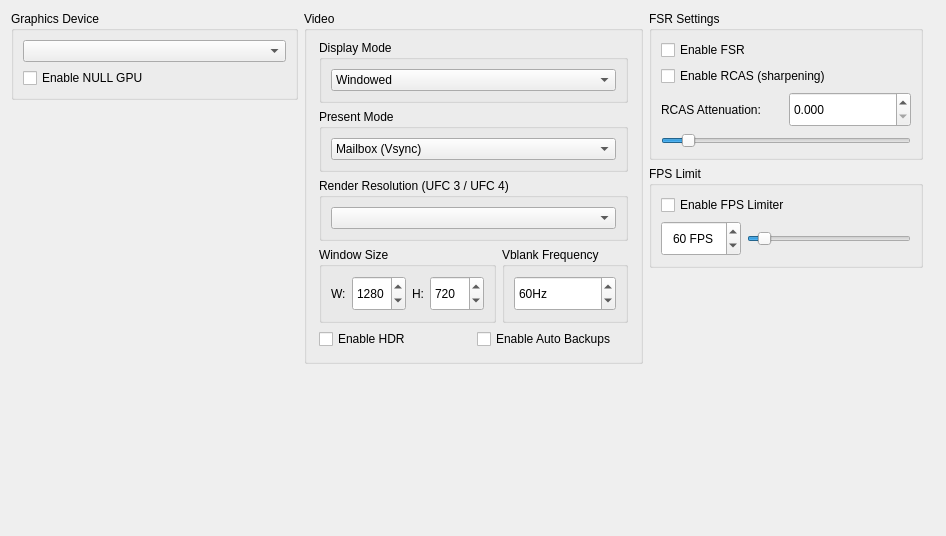
						<widget class="QWidget" name="graphicsTabLayout">
							<property name="geometry">
								<rect>
									<x>0</x>
									<y>0</y>
									<width>946</width>
									<height>536</height>
								</rect>
							</property>
							<layout class="QVBoxLayout" name="graphicsTabVLayout" stretch="0,0">
								<item>
									<layout class="QHBoxLayout" name="graphicsTabHLayout" stretch="1,1,1">
										<item>
											<layout class="QVBoxLayout" name="graphicsTabLayoutLeft">
												<item>
													<widget class="QGroupBox" name="graphicsAdapterGroupBox">
														<property name="title">
															<string>Graphics Device</string>
														</property>
														<layout class="QVBoxLayout" name="graphicsAdapterLayout">
															<property name="leftMargin">
																<number>9</number>
															</property>
															<property name="topMargin">
																<number>9</number>
															</property>
															<property name="rightMargin">
																<number>9</number>
															</property>
															<property name="bottomMargin">
																<number>9</number>
															</property>
															<item>
																<widget class="QComboBox" name="graphicsAdapterBox"/>
															</item>
															<item>
																<widget class="QCheckBox" name="nullGpuCheckBox">
																	<property name="text">
																		<string>Enable NULL GPU</string>
																	</property>
																</widget>
															</item>
														</layout>
													</widget>
												</item>
												<item>
													<widget class="QWidget" name="widgetgraphicsBottom" native="true">
														<layout class="QHBoxLayout" name="widgetgraphicsBottomHLayout">
															<property name="leftMargin">
																<number>0</number>
															</property>
															<property name="topMargin">
																<number>0</number>
															</property>
															<property name="rightMargin">
																<number>0</number>
															</property>
															<property name="bottomMargin">
																<number>0</number>
															</property>
															<item>
																<spacer name="verticalSpacer_2">
																	<property name="orientation">
																		<enum>Qt::Orientation::Vertical</enum>
																	</property>
																	<property name="sizeHint" stdset="0">
																		<size>
																			<width>20</width>
																			<height>40</height>
																		</size>
																	</property>
																</spacer>
															</item>
														</layout>
													</widget>
												</item>
											</layout>
										</item>
										<item>
											<layout class="QVBoxLayout" name="graphicsTabLayoutMiddle">
												<item>
													<widget class="QGroupBox" name="displayOptionsGroupBox">
														<property name="title">
															<string>Video</string>
														</property>
														<layout class="QVBoxLayout" name="layoutResolution">
															<property name="spacing">
																<number>6</number>
															</property>
															<property name="leftMargin">
																<number>12</number>
															</property>
															<property name="topMargin">
																<number>9</number>
															</property>
															<property name="rightMargin">
																<number>12</number>
															</property>
															<property name="bottomMargin">
																<number>12</number>
															</property>
															<item>
																<widget class="QGroupBox" name="displayModeGroupBox">
																	<property name="title">
																		<string>Display Mode</string>
																	</property>
																	<layout class="QVBoxLayout" name="displayModeLayout">
																		<property name="leftMargin">
																			<number>9</number>
																		</property>
																		<property name="topMargin">
																			<number>9</number>
																		</property>
																		<property name="rightMargin">
																			<number>9</number>
																		</property>
																		<property name="bottomMargin">
																			<number>9</number>
																		</property>
																		<item>
																			<widget class="QComboBox" name="displayModeComboBox">
																				<property name="sizePolicy">
																					<sizepolicy hsizetype="Expanding" vsizetype="Fixed">
																						<horstretch>0</horstretch>
																						<verstretch>0</verstretch>
																					</sizepolicy>
																				</property>
																				<item>
																					<property name="text">
																						<string>Windowed</string>
																					</property>
																				</item>
																				<item>
																					<property name="text">
																						<string>Fullscreen</string>
																					</property>
																				</item>
																				<item>
																					<property name="text">
																						<string>Fullscreen (Borderless)</string>
																					</property>
																				</item>
																			</widget>
																		</item>
																	</layout>
																</widget>
															</item>
															<item>
																<widget class="QGroupBox" name="presentModeGroupBox">
																	<property name="title">
																		<string>Present Mode</string>
																	</property>
																	<layout class="QVBoxLayout" name="presentModeLayout">
																		<property name="leftMargin">
																			<number>9</number>
																		</property>
																		<property name="topMargin">
																			<number>9</number>
																		</property>
																		<property name="rightMargin">
																			<number>9</number>
																		</property>
																		<property name="bottomMargin">
																			<number>9</number>
																		</property>
																		<item>
																			<widget class="QComboBox" name="presentModeComboBox">
																				<property name="sizePolicy">
																					<sizepolicy hsizetype="Expanding" vsizetype="Fixed">
																						<horstretch>0</horstretch>
																						<verstretch>0</verstretch>
																					</sizepolicy>
																				</property>
																				<item>
																					<property name="text">
																						<string>Mailbox (Vsync)</string>
																					</property>
																				</item>
																				<item>
																					<property name="text">
																						<string>Fifo (Vsync)</string>
																					</property>
																				</item>
																				<item>
																					<property name="text">
																						<string>Immediate (No Vsync)</string>
																					</property>
																				</item>
																			</widget>
																		</item>
																	</layout>
																</widget>
															</item>
															<item>
																<widget class="QGroupBox" name="renderResolutionGroupBox">
																	<property name="title">
																		<string>Render Resolution (UFC 3 / UFC 4)</string>
																	</property>
																	<layout class="QVBoxLayout" name="renderResolutionLayout">
																		<item>
																			<widget class="QComboBox" name="renderResolutionComboBox">
																				<property name="sizePolicy">
																					<sizepolicy hsizetype="Expanding" vsizetype="Fixed">
																						<horstretch>0</horstretch>
																						<verstretch>0</verstretch>
																					</sizepolicy>
																				</property>
																			</widget>
																		</item>
																	</layout>
																</widget>
															</item>
															<item>
																<layout class="QHBoxLayout" name="windowSizeLayout">
																	<item>
																		<widget class="QGroupBox" name="windowSizeGroupBox">
																			<property name="title">
																				<string>Window Size</string>
																			</property>
																			<layout class="QHBoxLayout" name="resLayout">
																				<property name="leftMargin">
																					<number>9</number>
																				</property>
																				<property name="topMargin">
																					<number>9</number>
																				</property>
																				<property name="rightMargin">
																					<number>9</number>
																				</property>
																				<property name="bottomMargin">
																					<number>9</number>
																				</property>
																				<item>
																					<widget class="QLabel" name="widthLabel">
																						<property name="text">
																							<string>W:</string>
																						</property>
																					</widget>
																				</item>
																				<item>
																					<widget class="QSpinBox" name="widthSpinBox">
																						<property name="minimumSize">
																							<size>
																								<width>0</width>
																								<height>35</height>
																							</size>
																						</property>
																						<property name="accelerated">
																							<bool>true</bool>
																						</property>
																						<property name="correctionMode">
																							<enum>QAbstractSpinBox::CorrectionMode::CorrectToNearestValue</enum>
																						</property>
																						<property name="keyboardTracking">
																							<bool>false</bool>
																						</property>
																						<property name="minimum">
																							<number>0</number>
																						</property>
																						<property name="maximum">
																							<number>9999</number>
																						</property>
																						<property name="value">
																							<number>1280</number>
																						</property>
																					</widget>
																				</item>
																				<item>
																					<widget class="QLabel" name="heightLabel">
																						<property name="text">
																							<string>H:</string>
																						</property>
																					</widget>
																				</item>
																				<item>
																					<widget class="QSpinBox" name="heightSpinBox">
																						<property name="minimumSize">
																							<size>
																								<width>0</width>
																								<height>35</height>
																							</size>
																						</property>
																						<property name="frame">
																							<bool>true</bool>
																						</property>
																						<property name="accelerated">
																							<bool>true</bool>
																						</property>
																						<property name="correctionMode">
																							<enum>QAbstractSpinBox::CorrectionMode::CorrectToNearestValue</enum>
																						</property>
																						<property name="keyboardTracking">
																							<bool>false</bool>
																						</property>
																						<property name="minimum">
																							<number>0</number>
																						</property>
																						<property name="maximum">
																							<number>9999</number>
																						</property>
																						<property name="value">
																							<number>720</number>
																						</property>
																					</widget>
																				</item>
																			</layout>
																		</widget>
																	</item>
																	<item>
																		<widget class="QGroupBox" name="heightDivider">
																			<property name="title">
																				<string>Vblank Frequency</string>
																			</property>
																			<layout class="QVBoxLayout" name="vblankLayout">
																				<property name="leftMargin">
																					<number>9</number>
																				</property>
																				<property name="topMargin">
																					<number>9</number>
																				</property>
																				<property name="rightMargin">
																					<number>9</number>
																				</property>
																				<property name="bottomMargin">
																					<number>9</number>
																				</property>
																				<item>
																					<widget class="QSpinBox" name="vblankSpinBox">
																						<property name="minimumSize">
																							<size>
																								<width>0</width>
																								<height>35</height>
																							</size>
																						</property>
																						<property name="frame">
																							<bool>true</bool>
																						</property>
																						<property name="alignment">
																							<set>Qt::AlignmentFlag::AlignLeading|Qt::AlignmentFlag::AlignLeft|Qt::AlignmentFlag::AlignVCenter</set>
																						</property>
																						<property name="specialValueText">
																							<string/>
																						</property>
																						<property name="accelerated">
																							<bool>true</bool>
																						</property>
																						<property name="correctionMode">
																							<enum>QAbstractSpinBox::CorrectionMode::CorrectToNearestValue</enum>
																						</property>
																						<property name="keyboardTracking">
																							<bool>false</bool>
																						</property>
																						<property name="suffix">
																							<string>Hz</string>
																						</property>
																						<property name="minimum">
																							<number>1</number>
																						</property>
																						<property name="maximum">
																							<number>9999</number>
																						</property>
																						<property name="value">
																							<number>60</number>
																						</property>
																					</widget>
																				</item>
																			</layout>
																		</widget>
																	</item>
																</layout>
															</item>
															<item>
																<layout class="QHBoxLayout">
																	<item>
																		<widget class="QCheckBox" name="enableHDRCheckBox">
																			<property name="text">
																				<string>Enable HDR</string>
																			</property>
																		</widget>
																	</item>
																	<item>
																		<widget class="QCheckBox" name="enableAutoBackupCheckBox">
																			<property name="text">
																				<string>Enable Auto Backups</string>
																			</property>
																		</widget>
																	</item>
																</layout>
															</item>
														</layout>
													</widget>
												</item>

											</layout>
										</item>
										<item>
											<layout class="QVBoxLayout" name="graphicsTabLayoutRight">
												<property name="rightMargin">
													<number>12</number>
												</property>
												<property name="bottomMargin">
													<number>12</number>
												</property>
												<item>
													<widget class="QGroupBox" name="FSRGroupBox">
														<property name="title">
															<string>FSR Settings</string>
														</property>
														<layout class="QVBoxLayout" name="verticalLayout_5">
															<property name="leftMargin">
																<number>9</number>
															</property>
															<property name="topMargin">
																<number>9</number>
															</property>
															<property name="rightMargin">
																<number>9</number>
															</property>
															<property name="bottomMargin">
																<number>9</number>
															</property>
															<item>
																<widget class="QCheckBox" name="FSRCheckBox">
																	<property name="text">
																		<string>Enable FSR</string>
																	</property>
																</widget>
															</item>
															<item>
																<widget class="QCheckBox" name="RCASCheckBox">
																	<property name="text">
																		<string>Enable RCAS (sharpening)</string>
																	</property>
																</widget>
															</item>
															<item>
																<layout class="QHBoxLayout" name="horizontalLayout_10">
																	<item>
																		<widget class="QLabel" name="RCASAtenLabel">
																			<property name="font">
																				<font>
																					<pointsize>9</pointsize>
																					<bold>false</bold>
																				</font>
																			</property>
																			<property name="text">
																				<string>RCAS Attenuation:</string>
																			</property>
																		</widget>
																	</item>
																	<item>
																		<widget class="QDoubleSpinBox" name="RCASSpinBox">
																			<property name="minimumSize">
																				<size>
																					<width>0</width>
																					<height>35</height>
																				</size>
																			</property>
																			<property name="minimum">
																				<double>0.000</double>
																			</property>
																			<property name="maximum">
																				<double>3.000</double>
																			</property>
																			<property name="singleStep">
																				<double>0.001</double>
																			</property>
																			<property name="decimals">
																				<number>3</number>
																			</property>
																		</widget>
																	</item>
																</layout>
															</item>
															<item>
																<widget class="QSlider" name="RCASSlider">
																	<property name="maximum">
																		<number>3000</number>
																	</property>
																	<property name="value">
																		<number>250</number>
																	</property>
																	<property name="orientation">
																		<enum>Qt::Orientation::Horizontal</enum>
																	</property>
																</widget>
															</item>
														</layout>
													</widget>
												</item>
												<item>
													<widget class="QGroupBox" name="fpsLimitGroupBox">
														<property name="title">
															<string>FPS Limit</string>
														</property>
														<layout class="QVBoxLayout" name="verticalLayout_8">
															<property name="leftMargin">
																<number>9</number>
															</property>
															<property name="topMargin">
																<number>9</number>
															</property>
															<property name="rightMargin">
																<number>9</number>
															</property>
															<property name="bottomMargin">
																<number>9</number>
															</property>
															<item>
																<widget class="QCheckBox" name="fpsLimiterCheckBox">
																	<property name="text">
																		<string>Enable FPS Limiter</string>
																	</property>
																</widget>
															</item>

															<item>
																<layout class="QHBoxLayout" name="horizontalLayout_8">
																	<item>
																		<widget class="QSpinBox" name="fpsSpinBox">
																			<property name="minimumSize">
																				<size>
																					<width>80</width>
																					<height>35</height>
																				</size>
																			</property>
																			<property name="minimum">
																				<number>30</number>
																			</property>
																			<property name="maximum">
																				<number>500</number>
																			</property>
																			<property name="value">
																				<number>60</number>
																			</property>
																			<property name="singleStep">
																				<number>1</number>
																			</property>
																			<property name="suffix">
																				<string> FPS</string>
																			</property>
																			<property name="alignment">
																				<set>Qt::AlignCenter</set>
																			</property>
																		</widget>
																	</item>
																	<item>
																		<widget class="QSlider" name="fpsSlider">
																			<property name="minimum">
																				<number>30</number>
																			</property>
																			<property name="maximum">
																				<number>500</number>
																			</property>
																			<property name="value">
																				<number>60</number>
																			</property>
																			<property name="orientation">
																				<enum>Qt::Orientation::Horizontal</enum>
																			</property>
																		</widget>
																	</item>
																</layout>
															</item>
														</layout>
													</widget>
												</item>
												<item>
													<spacer name="AdvancedSpacer">
														<property name="orientation">
															<enum>Qt::Orientation::Vertical</enum>
														</property>
														<property name="sizeHint" stdset="0">
															<size>
																<width>20</width>
																<height>40</height>
															</size>
														</property>
													</spacer>
												</item>
											</layout>
										</item>
									</layout>
								</item>
								<item>
									<spacer name="graphicSpacer">
										<property name="orientation">
											<enum>Qt::Orientation::Vertical</enum>
										</property>
										<property name="sizeHint" stdset="0">
											<size>
												<width>20</width>
												<height>40</height>
											</size>
										</property>
									</spacer>
								</item>
							</layout>
						</widget>
